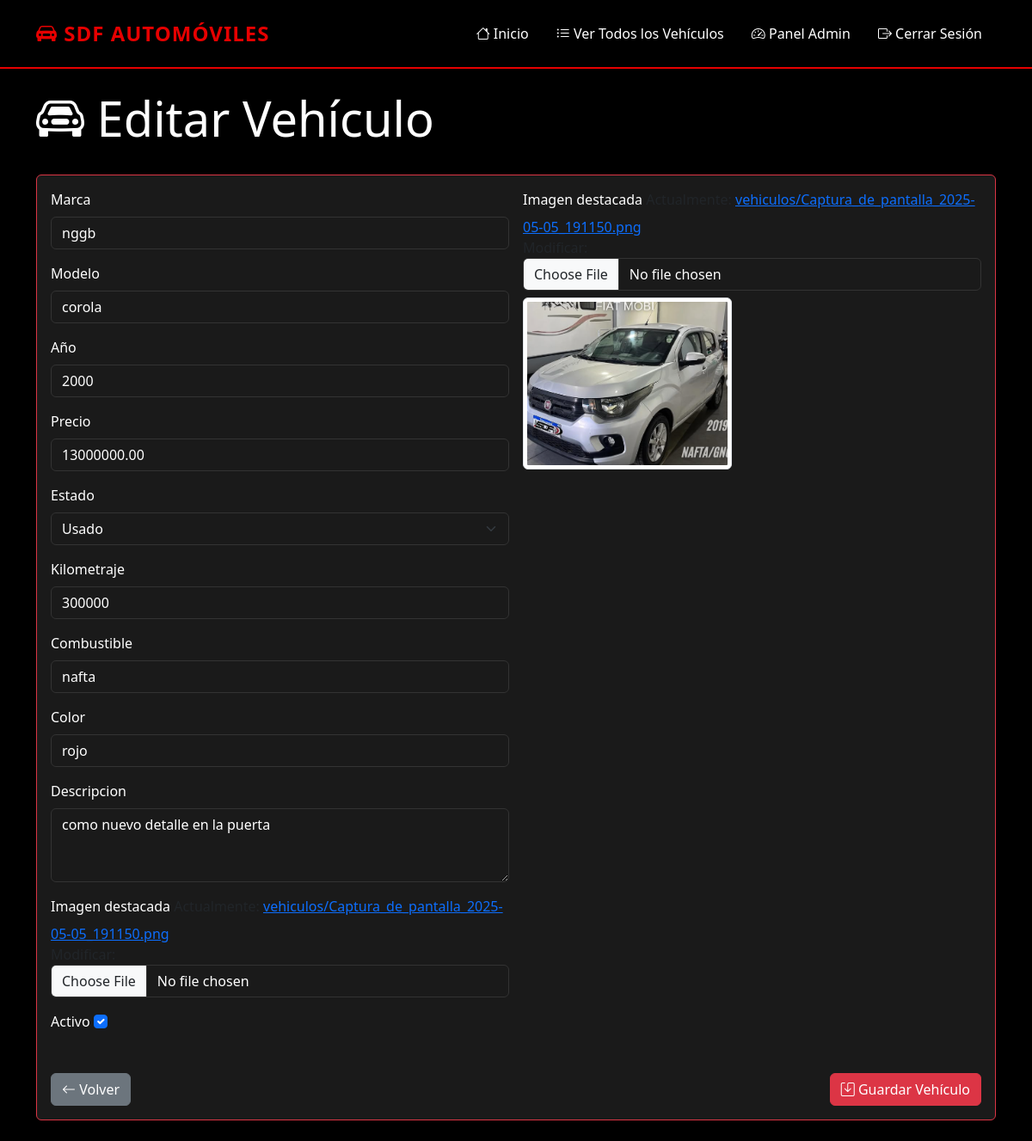
The app's page /admin-panel/vehiculos/2/editar/ (signed in) with its own data.
### vehiculos/models.py (models this page shows, shortened)
class Vehiculo(models.Model):
    ESTADO_CHOICES = [
        ('nuevo', 'Nuevo'),
        ('usado', 'Usado'),
    ]
    marca = models.CharField(max_length=100)
    modelo = models.CharField(max_length=100)
    año = models.IntegerField()
    precio = models.DecimalField(max_digits=12, decimal_places=2)
    estado = models.CharField(max_length=10, choices=ESTADO_CHOICES)
    imagen_destacada = models.ImageField(upload_to='vehiculos/')
    descripcion = models.TextField()
    activo = models.BooleanField(default=True)
    fecha_creacion = models.DateTimeField(auto_now_add=True)
    fecha_actualizacion = models.DateTimeField(auto_now=True)
    combustible = models.CharField(max_length=50, blank=True, null=True)
    color = models.CharField(max_length=50, blank=True, null=True)
    transmision = models.CharField(max_length=50, blank=True, null=True)
    kilometraje = models.PositiveIntegerField(blank=True, null=True)
    class Meta:
        verbose_name = 'Vehículo'
        verbose_name_plural = 'Vehículos'
        ordering = ['-fecha_creacion']

### admin_panel/views.py (the view)
# urls.py: path('vehiculos/<int:pk>/editar/', views.vehiculo_edit, name='vehiculo_edit'),
@login_required
def vehiculo_edit(request, pk):
    vehiculo = get_object_or_404(Vehiculo, pk=pk)
    if request.method == 'POST':
        form = VehiculoForm(request.POST, request.FILES, instance=vehiculo)
        if form.is_valid():
            vehiculo = form.save()
            imagenes = request.FILES.getlist('imagenes')
            if imagenes:
                vehiculo.imagenes.all().delete()
                for idx, imagen in enumerate(imagenes[:7]):
                    try:
                        ImagenVehiculo.objects.create(
                            vehiculo=vehiculo,
                            imagen=imagen,
                            orden=idx
                        )
                    except Exception as e:
                        messages.warning(request, f'Error al procesar una imagen: {str(e)}')
                        continue
            messages.success(request, 'Vehículo actualizado correctamente')
            return redirect('admin_dashboard')
        else:
            messages.error(request, 'Por favor corrige los errores en el formulario.')
    else:
        form = VehiculoForm(instance=vehiculo)
    return render(request, 'admin_panel/vehiculo_form.html', {'form': form, 'vehiculo': vehiculo})

### core/context_processors.py (called while the page is built)
def whatsapp_number(request):
    return {
        'WHATSAPP_NUMBER': getattr(settings, 'WHATSAPP_NUMBER', ''),
        'WHATSAPP_DISPLAY': getattr(settings, 'WHATSAPP_DISPLAY', ''),
    }

### templates/admin_panel/vehiculo_form.html (shortened to what this page needs)
{% extends 'base.html' %}
{% load static %}
{% block content %}
<div class="row mb-4">
    <div class="col">
        <h1 class="display-4">
            <i class="bi bi-car-front"></i>
            {% if form.instance.pk %}
                Editar Vehículo
            {% else %}
                Nuevo Vehículo
            {% endif %}
        </h1>
    </div>
</div>
<div class="card border-danger shadow">
    <div class="card-body">
        <form method="post" enctype="multipart/form-data" class="needs-validation" novalidate id="vehiculoForm">
            <div class="row g-3">
                <div class="col-md-6">
                    {% for field in form.visible_fields %}
                        {% if field.name != 'imagenes' %}
                            <div class="mb-3">
                                <label for="{{ field.id_for_label }}" class="form-label">{{ field.label }}</label>
                                {{ field }}
                            </div>
                        {% endif %}
                    {% endfor %}
                </div>
                <div class="col-md-6">
                    <div class="mb-3">
                        <label for="{{ form.imagen_destacada.id_for_label }}" class="form-label">{{ form.imagen_destacada.label }}</label>
                        {{ form.imagen_destacada }}
                        {% if form.instance.imagen_destacada %}
                            <div class="mt-2">
                                <img src="{{ form.instance.imagen_destacada.url }}" class="img-thumbnail" style="max-height: 200px;">
                            </div>
                        {% endif %}
                    </div>
                    <div class="mb-3">
                    </div>
                </div>
            </div>
            <div class="d-flex justify-content-between mt-4">
                <a href="{% url 'admin_dashboard' %}" class="btn btn-secondary">
                    <i class="bi bi-arrow-left"></i> Volver
                </a>
                <button type="submit" class="btn btn-danger">
                    <i class="bi bi-save"></i> Guardar Vehículo
                </button>
            </div>
        </form>
    </div>
</div>
{% endblock %}

### templates/base.html (style rules this page uses)
:root { --primary-color: #e60000; --dark-color: #000000; --light-color: #ffffff; --gray-color: #1a1a1a; }
body { background-color: var(--dark-color); color: var(--light-color); min-height: 100vh; display: flex; flex-direction: column; }
.card { background-color: var(--gray-color); border: 1px solid var(--primary-color); transition: all 0.3s ease; height: 100%; }
.form-control, .form-select { background-color: var(--gray-color); border: 1px solid #333; color: var(--light-color); }
.form-label { color: var(--light-color); font-weight: 500; }

### records on screen
Vehiculo: visible_fields "nggb" "corola" "2000" "13000000.00" "Usado" "300000" "nafta" "rojo" "como nuevo detalle en la puerta" "☑", instance.imagen_destacada (picture)

### other values on screen
{{ field.label }} "Marca" "Modelo" "Año" "Precio" "Estado" "Kilometraje" "Combustible" "Color" "Descripcion" "Imagen destacada" "Activo"
